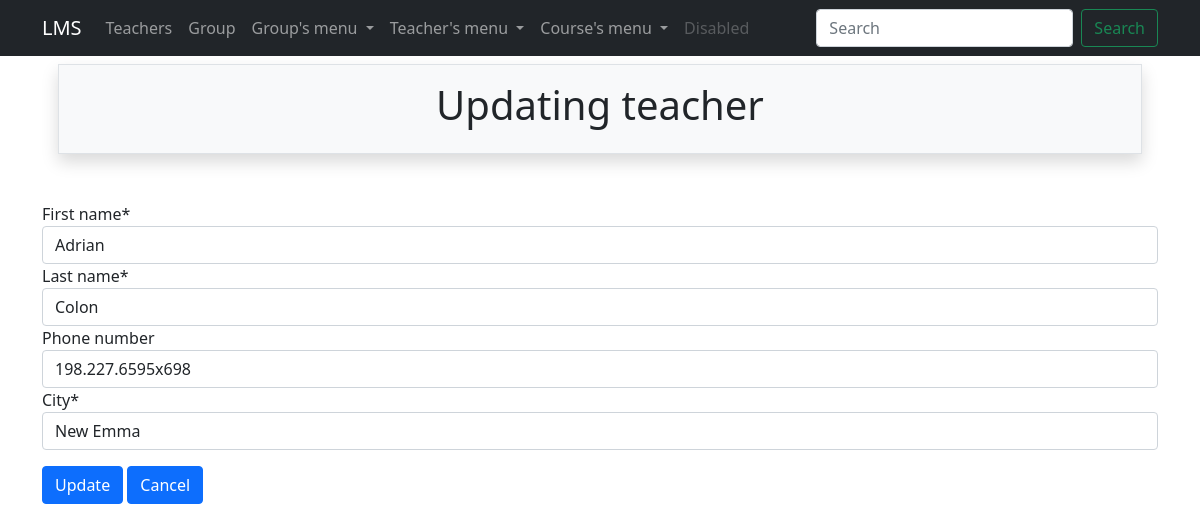
The app's page /teachers/update/6 with its own data.
### teachers/models.py (models this page shows, shortened)
class Teacher(Person):
    phone_number = models.CharField(max_length=60, unique=True, blank=True, null=True)

### teachers/views.py (the view)
# urls.py: path('update/<int:pk>', update_teacher, name='update'),
def update_teacher(request, pk):
    teachers = get_object_or_404(Teacher, id=pk)
    if request.method == 'GET':
        form = TeacherUpdateForm(instance=teachers)
    elif request.method == 'POST':
        form = TeacherUpdateForm(instance=teachers, data=request.POST)
        if form.is_valid():
            form.save()
            return HttpResponseRedirect(reverse('teachers:list'))
    return render(
        request=request,
        template_name='teachers/update.html',
        context={'form': form}
    )

### teachers/forms.py
class TeacherUpdateForm(TeacherBaseForm):
    class Meta(TeacherBaseForm.Meta):
        model = Teacher
        fields = ['first_name', 'last_name', 'phone_number', 'city']

### teachers/templates/teachers/update.html (shortened to what this page needs)
{% extends 'base.html' %}
{% load crispy_forms_tags %}
{% block header %}
    Updating teacher
{% endblock %}
{% block content %}
    <form method="post">
        {{form | crispy}}
        <input class="btn btn-primary mt-3" type="submit" value="Update">
        <a class="btn btn-primary mt-3" href="{% url 'teachers:list' %}">Cancel</a>
    </form>
{% endblock %}

### records on screen
Teacher: first_name "Adrian", last_name "Colon", phone_number "198.227.6595x698", city "New Emma"
